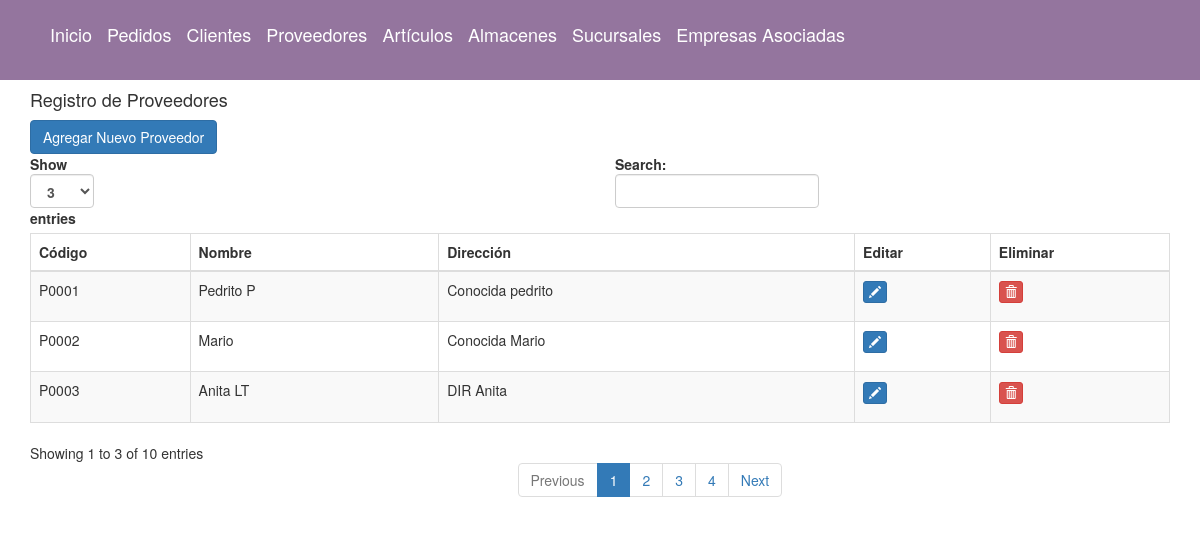
Screenshot of /proveedores/ with the database file from the repository.
### tiendaElectronicos/Tienda/models.py (models this page shows, shortened)
class Proveedor(models.Model):
	codigo = models.CharField(max_length=5, primary_key=True)
	nombre = models.CharField(max_length=60)
	direccion = models.CharField(max_length=100, default='')

### tiendaElectronicos/Tienda/views.py (the view)
# urls.py: path('proveedores/', views.proveedores, name='proveedores'),
def proveedores(request):
	todos_proveedores = Proveedor.objects.all()
	contexto = {'proveedores': todos_proveedores,}
	return render(request, 'tienda/lista_proveedores.html', contexto)

### tiendaElectronicos/Tienda/templates/tienda/lista_proveedores.html (shortened to what this page needs)
{% extends 'base/base.html' %}
{% block content %}
	<div class="col-md-12">
        <h4>Registro de Proveedores</h4> <span><a href="{% url 'crearproveedor' %}" class="btn btn-primary">Agregar Nuevo Proveedor</a></span>
		{% if proveedores %}
		<div class="table-responsive">
			<table id="bootstrapdatatable" class="table table-striped table-bordered" width="100%">
				<thead>
					<th>Código</th>
					<th>Nombre</th>
					<th>Dirección</th>
					<th>Editar</th>
                	<th>Eliminar</th>
				</thead>
				<tbody>
					{% for proveedor in proveedores %}
					<tr>
						<td>{{proveedor.codigo}}</td>
						<td>{{proveedor.nombre}}</td>
						<td>{{proveedor.direccion}}</td>
						<td><p data-placement="top" data-toggle="tooltip" title="Editar"><a href="{% url 'editarproveedor' proveedor.codigo %}" class="btn btn-primary btn-xs" data-title="Editar"><span class="glyphicon glyphicon-pencil"></span></a></p></td>
     					<td><p data-placement="top" data-toggle="tooltip" title="Eliminar"><a href="{% url 'eliminarproveedor' proveedor.codigo %}" class="btn btn-danger btn-xs" data-title="Eliminar"><span class="glyphicon glyphicon-trash"></span></a></p></td>
   					</tr>
					{% endfor %}
				</tbody>
			</table>
		</div>
		{% else %}
		    <h1>No hay registros de proveedores</h1>
		{% endif %}
	</div>
{% endblock content %}

### rows the page displays
Proveedor: codigo "P0001", nombre "Pedrito P", direccion "Conocida pedrito"
Proveedor: codigo "P0002", nombre "Mario", direccion "Conocida Mario"
Proveedor: codigo "P0003", nombre "Anita LT", direccion "DIR Anita"
